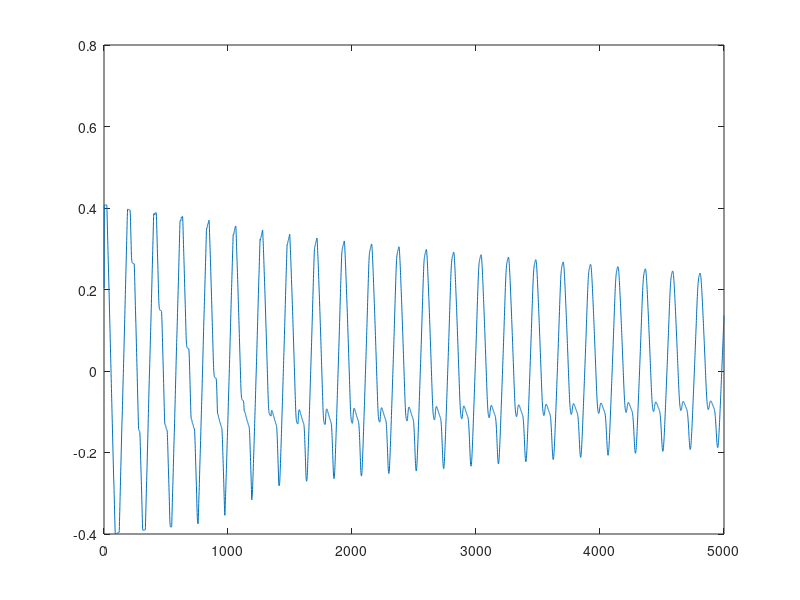

The MATLAB source for this figure:
% Slapbass synthesis
% Programed by Wen Xiao

N = 44100;  % Implementation time number
fs = 44100; % Sample rate
c = 347.23; % Speed of sound (m/sec)

% Fret Position

fp = 0.6;

% Fret Height

fret_h = -0.6;

% Length of string (m)

L = 0.864;

% Delay Line Length

delay = round( L * fs / c);
delay1 = round (fp * delay);
delay2 = delay - delay1;

% Reading position

read_pos = 0.3;
read_pos = round(read_pos * delay);
if read_pos < delay1
    rm = read_pos+1;      % Minus direction reading pointer
    rp = delay1-read_pos; % Plus direction reading pointer
    read_bound = delay1;
else
    rm = (read_pos-delay1)+1;      % Minus direction reading pointer
    rp = delay2-(read_pos-delay1); % Plus direction reading pointer
    read_bound = delay2;
end

% Plucking/Striking position

pl = 0.5;
pl = round(delay * pl);

% Initialization
% Two sections are established. The junction position is where the fret
% locates. Each section has two delay lines.

%dp = 0.5*ones(1, pl);       % Stricking Initialization
dp = linspace(0,0.5,pl);   % Plucking(Displacement) Initialization
dp = [dp linspace(0.5,0,delay-pl)];
dp1 = dp(1:delay1);
dp2 = dp((delay1+1):(delay1+delay2));
dp1 = fliplr(dp1);
dp2 = fliplr(dp2);

%dm = 0.5*ones(1, pl);       % Stricking Initialization
dm = linspace(0,0.5,pl);   % Plucking(Displacement) Initialization
dm = [dm linspace(0.5,0,delay-pl)];
dm1 = dm(1:delay1);
dm2 = dm((delay1+1):(delay1+delay2));

pointer1 = 1;  % Refreshing Pointer at section 1
pointer2 = 1;  % Refreshing Pointer at section 2

obs_pos1 = delay1; % Junction sample of minus delay line in section 1
obs_pos2 = delay2; % Junction sample of plus delay line in section 2

st = 0; % Status button to see if the string is touching the fret(1 is touching and 0 is not).

p = zeros(1,N); % Output Buffer

z1 = 0; % Filter initial condition
z2 = 0; % Filter initial condition

displayp = zeros(1, delay); % Buffer for animation
displaym = zeros(1, delay); % Buffer for animation

for i = 1:N,
    
    % Read the samples at the given position and pass it through a lowpass
    % filter
    p(i) = dm1(rm) + dp1(rp);
    [p(i) , z2] = filter([1 1], 3, p(i), z2);
    
    % Store the differences of positive at the junction point
    tp = dp1(pointer1) - dp2(obs_pos2);
    tm = dm1(obs_pos1) - dm2(pointer2);
    
    % Store the current value of reading points 
    dm1c = dm1(pointer1);
    dp1c = dp1(pointer1);
    dm2c = dm2(pointer2);
    dp2c = dp2(pointer2);
    
    % Judge if the string is touching the fret and do the corresponding
    % calculation
    if dp1(pointer1) + dm1(obs_pos1) > fret_h
        
        % Judge if it is the status the string is going to leave the fret
        % and make the compensation if so
        if st == 1
            p_diff = dp1(pointer1) - dp1(pointer1+1);
            dp1 = dp1 - tp - p_diff;
            dm1 = dm1 - tm + p_diff;
                
            dm1c = dm1(pointer1); % Refresh the stored current value
            dp1c = dp1(pointer1); % Refresh the stored current value
            st = 0;               % Refresh the string status
        end
        % Do the calculation when the string leaves the fret
        dp1(pointer1) = -dm1c;
        dm1(pointer1) = dm2c;
        dp2(pointer2) = dp1c;
        [dm2(pointer2), z1] = filter(-0.49, [1 -0.5], dp2c, z1);
    
    else
        % Do the calculation when the string touches the fret
        dp1(pointer1) = -dm1c;
        dm1(pointer1) = fret_h - dp1c;
        dp2(pointer2) = fret_h - dm2c;
        [dm2(pointer2), z1] = filter(-0.49, [1 -0.5], dp2c, z1);
        
        st = 1; % Refresh the string status
    
    end
    
    pointer1 = pointer1 + 1;       % increment "pointer" 
    if pointer1 > delay1           % check delay-line limits 
        pointer1 = 1;
    end
    
    pointer2 = pointer2 + 1;       % increment "pointer" 
    if pointer2 > delay2           % check delay-line limits 
        pointer2 = 1;
    end
    
    rm = rm + 1;                   % increment "pointer" 
    if rm > read_bound             % check delay-line limits 
        rm = 1;
    end
    
    rp = rp + 1;                   % increment "pointer" 
    if rp > read_bound             % check delay-line limits 
        rp = 1;
    end
    
    obs_pos1 = obs_pos1 +1;        % increment "pointer" 
    if obs_pos1 > delay1           % check delay-line limits 
        obs_pos1 = 1;
    end
    
    obs_pos2 = obs_pos2 +1;        % increment "pointer" 
    if obs_pos2 > delay2           % check delay-line limits 
        obs_pos2 = 1;
    end
    
    % Here is a small animation to show the evolution of string vibration.
    % The blue line is denoted to positive direction wave and the red line is
    % demoted to negative direction wave. Yellow line is the sum of
    % positive one and negative one. We can pause the animation by changing
    % the "if" condition and pause()command.
    
    %{
    if rem(i, 5) == 0
    %if i == 24.6*5
    %if i == 24.6*5
    num1 = pointer1;
    for n= 1:delay1
        displayp(n) = dp1(num1);
        displaym(n) = dm1(num1);
        num1 = num1 + 1;
        if num1 > delay1;
            num1 = 1;
        end
    end
    num2 = pointer2;
    for n = 1:delay2
        displayp(delay1 + n) = dp2(num2);
        displaym(delay1 + n) = dm2(num2);
        num2 = num2 + 1;
        if num2 > delay2;
            num2 = 1;
        end
    end
    displayp(1:delay1) = fliplr(displayp(1:delay1));
    displayp(delay1+1:delay1+delay2) = fliplr(displayp(delay1+1:delay1+delay2));
    display_all = displayp + displaym;
    plot(displayp,'.','MarkerSize',20,'MarkerFaceColor','b')
    %plot(displayp,'Linewidth',3,'MarkerFaceColor','b')
    hold on 
    plot(displaym,'.','MarkerSize',20,'MarkerFaceColor','r')
    %plot(displaym,'Linewidth',3,'MarkerFaceColor','r')
    hold on 
    plot(display_all,'.','MarkerSize',20,'MarkerFaceColor','y')
    %plot(display_all,'Linewidth',3,'MarkerFaceColor','y')
    hold on
    plot([delay1 delay1],[-1,fret_h],'k','Linewidth',2)
    hold off
    
    pause(1);
    %pause();
    end
    %}
end

%sound(p,44100)
plot(p(1:5000));